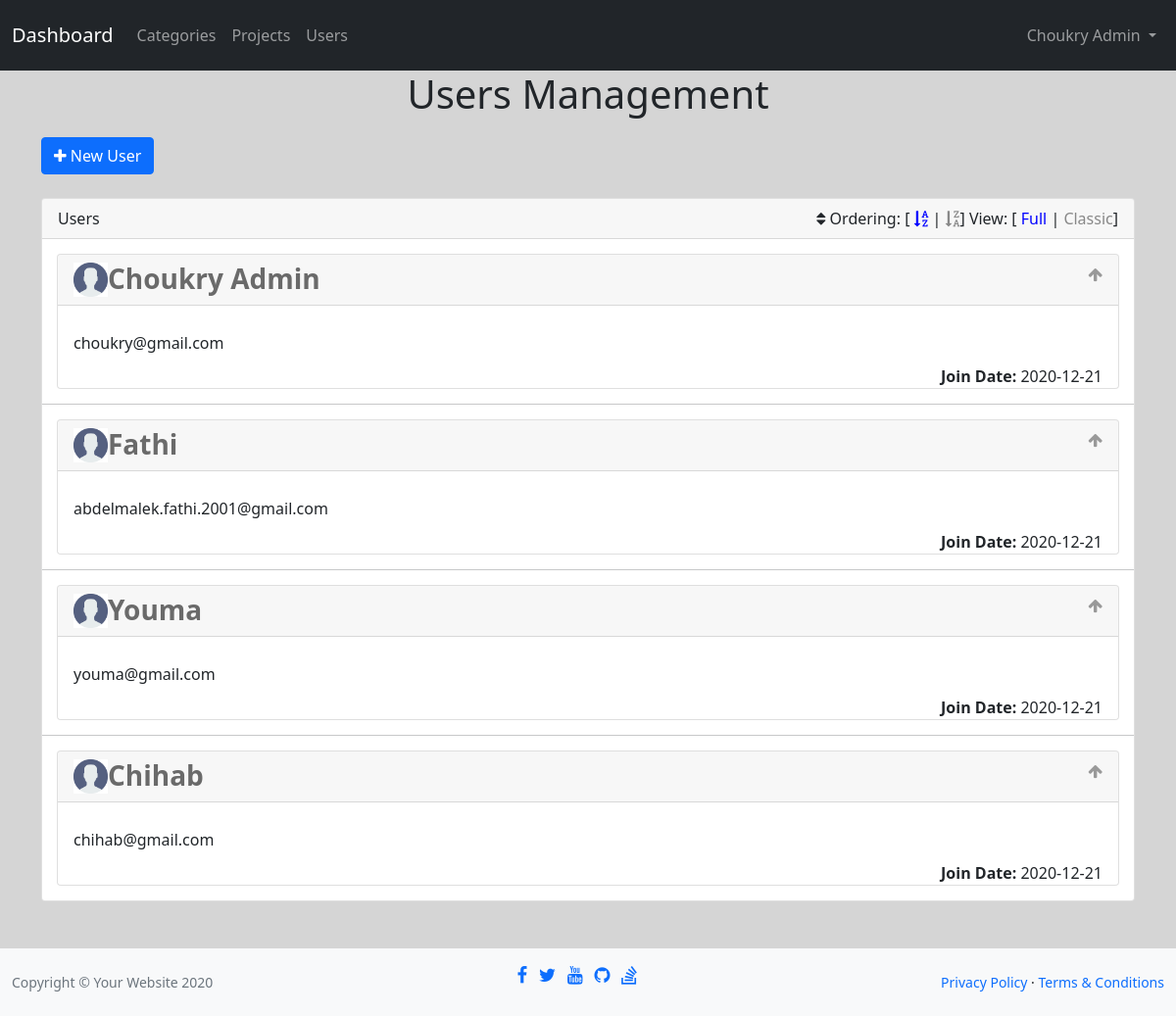
Screenshot of /admin/users.php (signed in) with the database file from the repository.
### tables this page shows
CREATE TABLE `users`(
	`id`       		INT          	NOT NULL AUTO_INCREMENT,
	`username` 		VARCHAR(50)  	NOT NULL UNIQUE,
	`email`    		VARCHAR(100) 	NOT NULL UNIQUE,
	`password` 		VARCHAR(400) 	NOT NULL,
	`full_name` 		VARCHAR(50),
    `join_date` 	DATE			NOT NULL DEFAULT(now()),
	`is_admin`  	BOOLEAN			NOT NULL DEFAULT(0),
	CONSTRAINT `user_id` PRIMARY KEY (`id`)
);

### admin/includes/functions/functions.php (called while the page is built, shortened)
<?php
function selectRecords($select, $table, $value = null, $ordering = null, $sorting = null) {
    global $con;
    $stmt = "SELECT $select FROM $table";
    if(!empty($value))
        $stmt .= " WHERE $value";
    if(!empty($ordering))
        $stmt .= " ORDER BY $ordering";
    if(!empty($sorting))
        $stmt .= " $sorting";
    $sql = $con->prepare($stmt);
    $sql->execute();
    return $sql->fetchAll();
}

### admin/users.php (the view, shortened to what this page needs)
<?php
include 'init.php';
$arr = array('ASC', 'DESC');
$sort = (isset($_GET['sort']) && in_array($_GET['sort'], $arr)) ? test_input($_GET['sort']) : 'ASC';
$rows = selectRecords('*', 'users', 'id!=1', 'id', $sort);
?>
<h1 class="text-center">Users Management</h1>
<div class="container cats">
    <a href="add.php" class="btn btn-primary"><i class="fa fa-plus"></i> New User</a><br><br>
    <div class="card">
        <div class="card-header">
            Users
            <div class="options pull-right">
                <i class="fa fa-sort"></i> Ordering: [
                <a <?php if($sort == 'ASC') echo 'class="active"'; ?> href="<?php htmlspecialchars($_SERVER['PHP_SELF']) ?>?sort=ASC"><i class="fa fa-sort-alpha-asc"></i></a> |
                <a <?php if($sort == 'DESC') echo 'class="active"'; ?> href="<?php htmlspecialchars($_SERVER['PHP_SELF']) ?>?sort=DESC"><i class="fa fa-sort-alpha-desc"></i></a>]
                View: [
                <span class="active" data-view="full">Full</span> |
                <span>Classic</span>]
            </div>
        </div>
        <div class="card-body">
            <?php if(empty($rows)) { ?>
                There is no users
            <?php } else { foreach($rows as $row) { ?>
                <div class="cat">
                    <div class="card">
                        <div class="card-header">
                            <span class="toggle-info pull-right">
                                <i class="fa fa-arrow-up"></i>
                            </span>
                            <img class="pull-left" src="icon.png" alt="user image" width="35" height="35">
                            <a class="title" href="profile.php?username=<?php echo $row['username'] ?>">
                                <h3><?php echo $row['username'] ?></h3>
                            </a>
                        </div>
                        <div class="card-body">
                            <div class="view p-3 pb-2">
                                <p><?php echo $row['email'] ?></p>
                                <span class="pull-right"><b>Join Date:</b> <?php echo $row['join_date'] ?></span>
                            </div>
                        </div>
                    </div>
                </div>
                <hr>
            <?php }} ?>
        </div>
    </div>
</div>
<?php include $inc . 'footer.php';

### admin/layout/css/app.css (style rules this page uses)
h1 { margin-bottom: 20px; }
a { text-decoration: none; }
.toggle-info { color: #999; }
.cats hr { margin-bottom: 0; margin-top: 0; }
.cats .options a { color: #888; text-decoration: none; }
.cats .options span { color: #888; cursor: pointer; }
.cats .options .active { color: #00F; }
.cats .cat { padding: 15px; position: relative; overflow: hidden; }
.cats .card-body { padding: 0; }
.cats .cat h3 { color: #6A6A6A; font-weight: bold; margin: 0; cursor: pointer; }
.cats .cat .view p { margin: 10px 0; }

### rows the page displays
users: username "Choukry Admin", email "choukry@gmail.com", join_date "2020-12-21"
users: username "Fathi", email "abdelmalek.fathi.2001@gmail.com", join_date "2020-12-21"
users: username "Youma", email "youma@gmail.com", join_date "2020-12-21"
users: username "Chihab", email "chihab@gmail.com", join_date "2020-12-21"

### other values shown
$_SESSION['admin'] "Choukry Admin"
